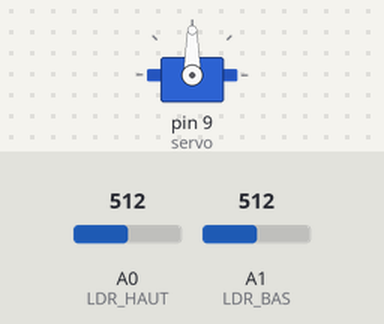
The sketch below on a simulated Arduino Uno, built with avr-gcc and run on an emulated ATmega328P. On the bench: servo. Inputs (shaded band) come from the test bench; at power-on: A0 (LDR_HAUT) = 512, A1 (LDR_BAS) = 512.

Above: at 1.2 s.
1.3 s: A0 (LDR_HAUT) set to 539
2.8 s: A0 (LDR_HAUT) set to 567
At 5.6 s:
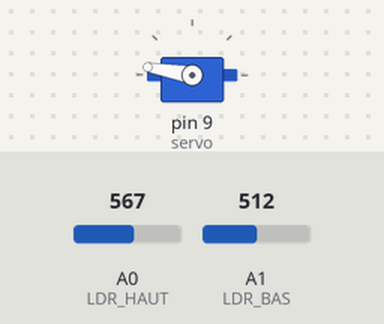
5.8 s: A1 (LDR_BAS) set to 591
7.3 s: A1 (LDR_BAS) set to 619
At 8.05 s:
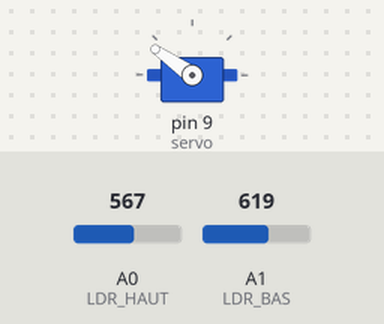
10.3 s: A0 (LDR_HAUT) set to 590
At 10.9 s:
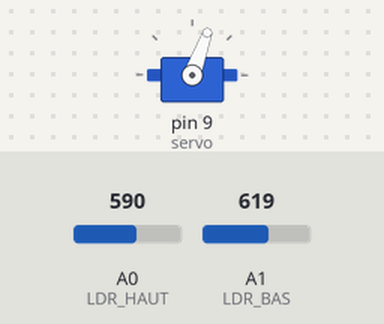
11.8 s: A1 (LDR_BAS) set to 716
At 14.7 s:
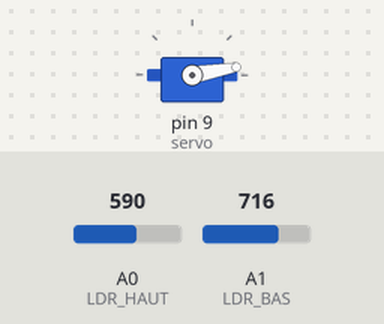
Timing chart, 0 to 15.8 s (numbered marks = the images above; inputs shaded):
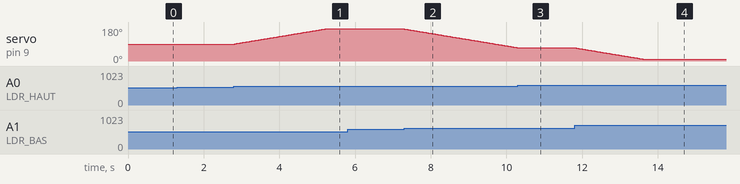

Measured:
- the behaviour switches between 552 and 553 on A0 (LDR_HAUT) (found by bisection; images 0 and 1)
- the behaviour switches between 607 and 608 on A1 (LDR_BAS) (found by bisection; images 1 and 2)
- the behaviour switches between 578 and 579 on A0 (LDR_HAUT) (found by bisection; images 2 and 3)
- after the input at 1.3 s, every drawn part: stays the same
- after the input at 2.8 s, servo on pin 9 (servo): moves from 90° to 170° over 2.4 s, starting at once
- after the input at 5.8 s, every drawn part: stays the same
- after the input at 7.3 s, servo on pin 9 (servo): moves from 170° to 71° over 3.0 s, starting at once
- after the input at 10.3 s, servo on pin 9 (servo): goes on until 10.3 s, then stays 70°
- after the input at 11.8 s, servo on pin 9 (servo): moves from 70° to 10° over 1.8 s, starting at once

The sketch:

sunfollow.ino
```cpp
#include <Servo.h>

Servo servo;
const int LDR_HAUT = A0;
const int LDR_BAS  = A1;
const int ZONE_MORTE = 40;     // tolérance
int angle = 90;                // 90 = panneau à plat

void setup() {
  servo.attach(9);
  servo.write(angle);
}

void loop() {
  int haut = analogRead(LDR_HAUT);
  int bas  = analogRead(LDR_BAS);
  int diff = haut - bas;

  if (haut + bas < 100) {            // nuit : retour à plat
    if (angle < 90) angle++;
    else if (angle > 90) angle--;
  }
  else if (diff > ZONE_MORTE) {      // plus de lumière en haut
    angle++;
  } else if (diff < -ZONE_MORTE) {   // plus de lumière en bas
    angle--;
  }                                  // sinon : bien aligné, on ne bouge pas

  angle = constrain(angle, 10, 170); // butées
  servo.write(angle);
  delay(30);
}
```
